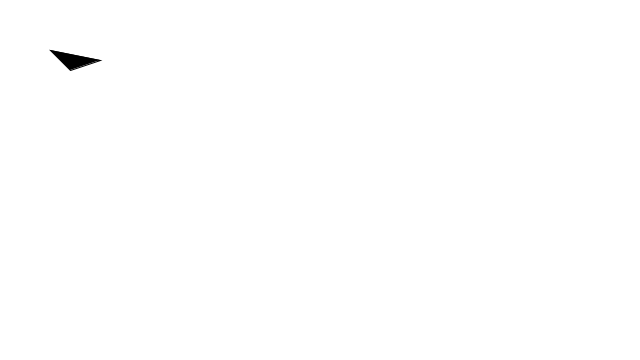
Frame 1 (no input)
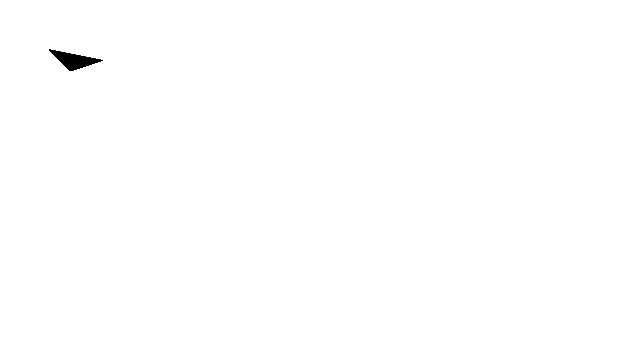
Frame 60 (the mouse pressed at the canvas centre just before this capture)
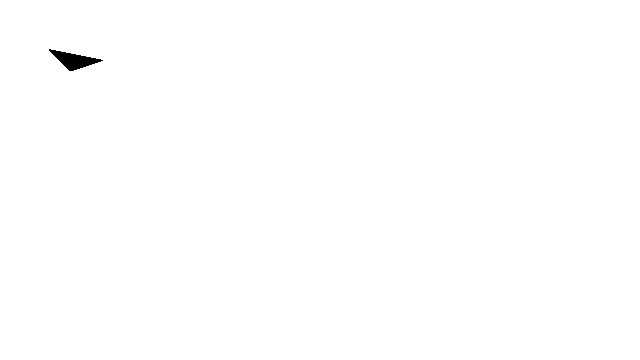
Frame 120 (the mouse held since frame 60 and released just before this capture)

The Processing sketch that drew these frames (run headless with seeded random() and noise(); from frame 60 on, the mouse is pressed at the canvas centre):

// Processing sketch: slider
// ── slider.pde

int bpoz1,R,G,B;
float boja1, e,vex,vey;
void setup() {
   bpoz1 = 255 ;
  size(640, 360); 
 background(bpoz1); 
 frameRate(5000); 

}

void odabirboje1 ()
{ 
  if (mouseX < 510 && mouseX > 490 && mouseY > 40 && mouseY < 60)
  {
  vex= 10;
  vey= 10;
  R =0;
  G=0;
  B =0;
   }
}

void draw() {
  fill(0);
  quad(50,50,100, 60,70,70,50,50);
 odabirboje1 ();
 
  

}
